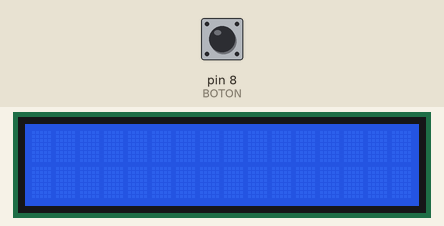
A sketch run on a simulated Arduino Uno, built with avr-gcc and run on an emulated ATmega328P. On the bench: 16×2 character LCD. The inputs (shaded band) are chosen by the test bench; at power-on: pin 8 (BOTON) LOW.

Above: at 1.2 s.
1.3 s: pin 8 (BOTON) pulled HIGH for 0.15 s
At 1.37 s:
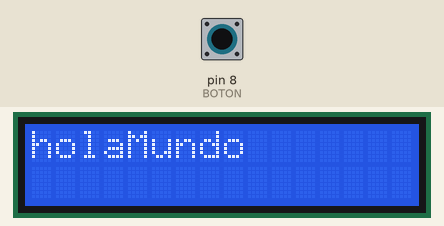
2.9 s: pin 8 (BOTON) pulled HIGH for 3.2 s
Timing chart, 0 to 5.9 s (numbered marks = the images above; inputs shaded):
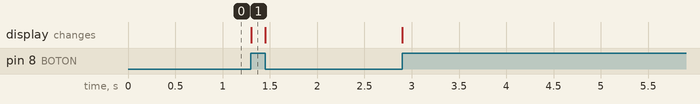

The sketch:

prueba.ino
```cpp
#include <LiquidCrystal.h>
#define BOTON 8

int RS = 12;
int EN = 11;
int D4 = 7;
int D5 = 6;
int D6 = 5;
int D7 = 4;

LiquidCrystal lcd(RS, EN, D4, D5, D6, D7);


void setup() {
  lcd.begin(16,2);
  pinMode(BOTON, INPUT);


}

void loop() {

  lcd.setCursor(0,0);

  if(digitalRead(BOTON) == 1){
  lcd.print("holaMundo");
  }
  else{
  lcd.clear();
   }

}
```

Measured:
- after the input at 1.3 s, the display: changes at once (image 1)
